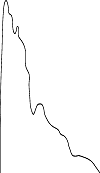
#> input picture natalia0504/artery/velocity.png, 100 x 173 px
$ jupyter execute --allow-errors from_png_velocity_approximation.ipynb
#> lines starting #> are read from the running program, lines starting #| are printed output that depends on the picture
[cell 1]
import numpy as np
#import scipy as sp
import matplotlib.pyplot as plt
from scipy import misc

[cell 2]
from PIL import Image
from numpy import*
from pprint import pprint

temp=Image.open('velocity.png')
#> temp is the input picture: PIL image 100x173 RGBA; mean R, G, B, A 250.5, 250.5, 250.5, 255

temp=temp.convert('1')      # Convert to black&white
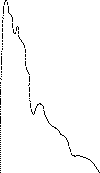
#> temp: PIL image 100x173 1; 98.1% white; black in thin lines or dots

A = array(temp)             # Creates an array, white pixels==True and black pixels==False

new_A=empty((A.shape[0],A.shape[1]),None)    #New array with same size as A

for i in range(len(A)):
    for j in range(len(A[i])):
        if A[i][j]==False:
            new_A[i][j]=1
        else:
            new_A[i][j]=0
#> new_A: shape (173, 100) float64; values 0 (black) and 1 (white), 1.9% white in thin lines or dots

pprint(new_A)
#> (printed output is left out)
new_A.dtype

#> (the rest of this cell did not finish here and is left out)

[cell 3]
from PIL import Image
from pprint import pprint
import matplotlib.pylab as plt
import numpy as np
import scipy as sp

img = Image.open("velocity.bmp")
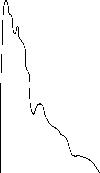
#> input picture natalia0504/artery/velocity.bmp, 100 x 173 px
#> img is the input picture: PIL image 100x173 1; 97.9% white; black in thin lines or dots
try:
    data = np.asarray( img, dtype='bool' )
except SystemError:
    data = np.asarray( img.getdata(), dtype='bool' )

print(img)
#| <PIL.BmpImagePlugin.BmpImageFile image mode=1 size=100x173 at 0x7F4F0EF5C2D0>
print(data)
#> (printed output is left out)
#np.savetxt("velocity.csv", img, delimiter=',')

cor_y=[]
cor_x=[]

print(data.dtype)
#| bool
print(data[56][45])
#| True


for i in range(0,172):
    for j in range(0,99):
        if data[i][j]==False:
            cor_x.append(j*0.01)
            cor_y.append(i*0.01)

#pprint(cor_x)
#pprint(cor_y)
x=np.array(cor_x)
reverse_y = np.array(cor_y)
y=reverse_y[::-1]

#plt.plot(x, y, linestyle='none', marker='o')

t = np.linspace(0, 1, 200)
#p2 = np.poly1d(np.polyfit(x, y, 6))

#> (the rest of this cell did not finish here and is left out)
